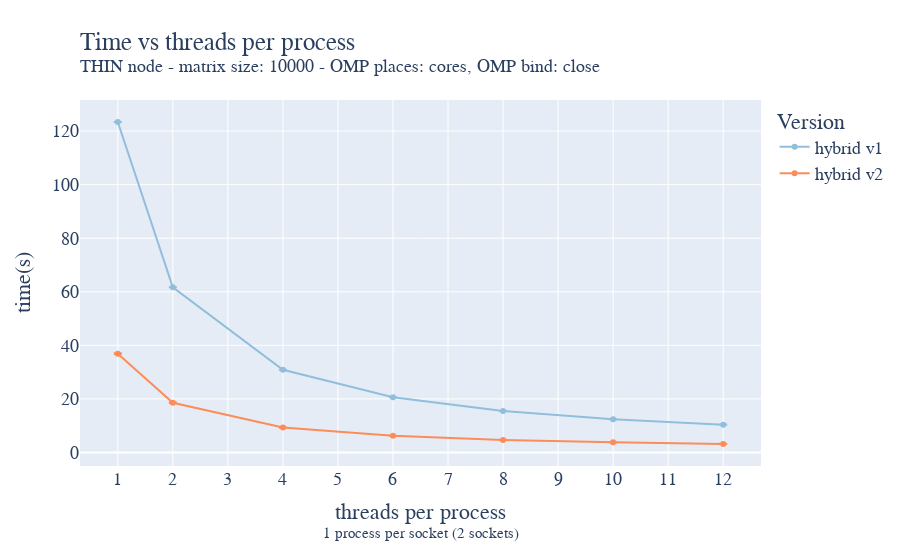

Source (notebook cell):
### Code cell
fig = go.Figure()

fig.add_trace(go.Scatter(x=strong_OMP_thin_hybrid_static_small_grid_avg["nthreads_per_process"]["mean"][:7], y=strong_OMP_thin_hybrid_static_small_grid_avg["time"]["mean"][:7], name='hybrid v1',
                         error_y=dict(
                             type="data",
                             array=strong_OMP_thin_hybrid_static_small_grid_avg["time"]["std"][:7],
                             visible=True)))
fig.add_trace(go.Scatter(x=strong_OMP_thin_hybrid_static_small_grid_avg["nthreads_per_process"]["mean"][7:], y=strong_OMP_thin_hybrid_static_small_grid_avg["time"]["mean"][7:], name='hybrid v2',
                         error_y=dict(
                             type="data",
                             array=strong_OMP_thin_hybrid_static_small_grid_avg["time"]["std"][7:],
                             visible=True)))
fig.update_layout(
    title=go.layout.Title(
        text="Time vs threads per process<br><sup>THIN node - matrix size: 10000 - OMP places: cores, OMP bind: close</sup>",
        xref="paper",
        x=0,
    ),
    xaxis_title="threads per process<br><sup>1 process per socket (2 sockets)</sup>",
    xaxis = dict(
        tickmode = 'linear',
        tick0 = '1',
        dtick = '1'
    ),
    yaxis_title="time(s)",
    legend_title="Version",
    font=dict(
        family="Courier New, monospace",
        size=18,
    ),
    colorway=["#91bfdb","#fc8d59"]
)
fig.show()
fig.write_image("/home/andres/hpc/Foundations_of_HPC_2022/Assignment/my_assignment/report/images/strong_OMP_thin_hybrid_small_grid.pdf", height=500, width=1000)

### Figure 1 — Plotly figure (JSON) as saved in the notebook; plotly's stock layout.template omitted (floating-point values rounded to 4 significant figures)
{"data": [{"error_y": {"array": [0.02499, 0.01645, 0.01044, 0.007418, 0.003234, 0.003809, 0.03035], "type": "data", "visible": true}, "name": "hybrid v1", "type": "scatter", "x": [1, 2, 4, 6, 8, 10, 12], "y": [123.4, 61.67, 30.89, 20.6, 15.48, 12.4, 10.38]}, {"error_y": {"array": [0.136, 0.1019, 0.01866, 0.02003, 0.01709, 0.013, 0.03842], "type": "data", "visible": true}, "name": "hybrid v2", "type": "scatter", "x": [1, 2, 4, 6, 8, 10, 12], "y": [36.88, 18.53, 9.292, 6.234, 4.691, 3.781, 3.184]}], "layout": {"colorway": ["#91bfdb", "#fc8d59"], "font": {"family": "Courier New, monospace", "size": 18}, "legend": {"title": {"text": "Version"}}, "title": {"text": "Time vs threads per process<br><sup>THIN node - matrix size: 10000 - OMP places: cores, OMP bind: close</sup>", "x": 0, "xref": "paper"}, "xaxis": {"dtick": "1", "tick0": "1", "tickmode": "linear", "title": {"text": "threads per process<br><sup>1 process per socket (2 sockets)</sup>"}}, "yaxis": {"title": {"text": "time(s)"}}}}
